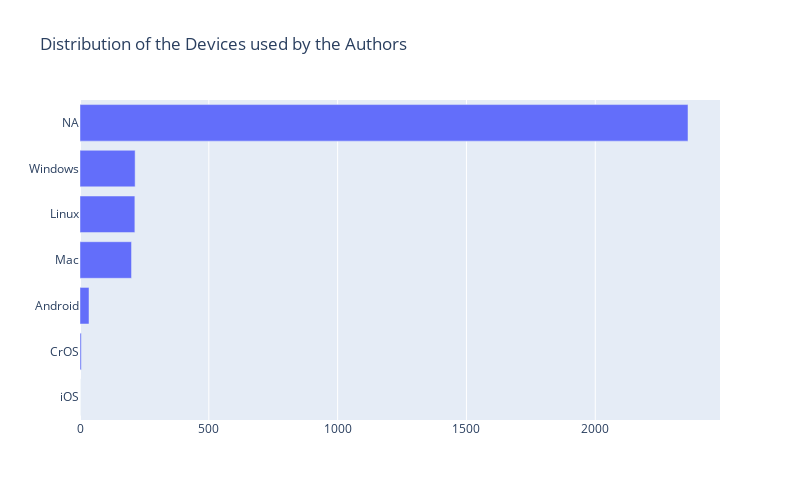

Notebook code cell kept with this figure:
### Markdown cell above
<h3>5.	Cleaned userAgent and authorUserAgent into categories for easier EDA:<h3>
<h4>userAgent and authorUserAgent had browser and device information which was used to access the article. To make it easier to see the devices used by the users, we changed them into set categories.<h4>

### Code cell
#Create a new column 'authorUserAgentNew' to categorize values for the column 'authorUserAgent' and fill in the missing values
userAgentValues = pd.Series(["Android", "Windows","Linux","Mac","iOS", "NA", "CrOS"], dtype = "category")
articlesDF['authorUserAgent'].fillna("NA",inplace=True)
articlesDF['authorUserAgentNew'] = userAgentValues
for iX, val in userAgentValues.iteritems():
    articlesDF.loc[articlesDF.authorUserAgent.str.contains(val, na=False), 'authorUserAgentNew'] = val
#articlesDF['authorUserAgentNew'].value_counts()
#articlesDF['authorUserAgentNew'].value_counts().sum()
barAuthorAgents = go.Figure()
barAuthorAgents.add_trace(go.Bar(x=articlesDF['authorUserAgentNew'].value_counts().values,y=articlesDF['authorUserAgentNew'].value_counts().index, orientation='h'))
barAuthorAgents.update_layout(height=500, width=800, title_text="Distribution of the Devices used by the Authors")
barAuthorAgents.update_yaxes(categoryorder = 'total ascending')
barAuthorAgents.show()

### Figure 1 — Plotly figure (JSON) as saved in the notebook; plotly's stock layout.template omitted (floating-point values rounded to 4 significant figures)
{"data": [{"orientation": "h", "type": "bar", "x": [2360, 214, 213, 200, 35, 5, 0], "y": ["NA", "Windows", "Linux", "Mac", "Android", "CrOS", "iOS"]}], "layout": {"height": 500, "title": {"text": "Distribution of the Devices used by the Authors"}, "width": 800, "yaxis": {"categoryorder": "total ascending"}}}
